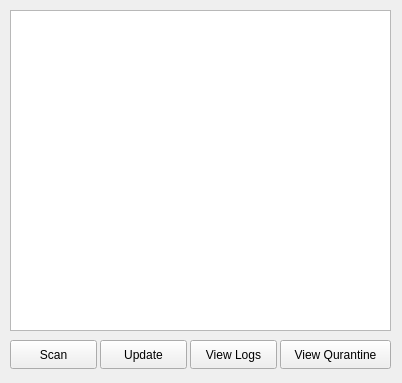
<?xml version="1.0" encoding="UTF-8"?>
<ui version="4.0">
 <class>MainWindow</class>
 <widget class="QMainWindow" name="MainWindow">
  <property name="geometry">
   <rect>
    <x>0</x>
    <y>0</y>
    <width>402</width>
    <height>383</height>
   </rect>
  </property>
  <property name="sizePolicy">
   <sizepolicy hsizetype="Fixed" vsizetype="Fixed">
    <horstretch>0</horstretch>
    <verstretch>0</verstretch>
   </sizepolicy>
  </property>
  <property name="minimumSize">
   <size>
    <width>402</width>
    <height>383</height>
   </size>
  </property>
  <property name="maximumSize">
   <size>
    <width>402</width>
    <height>383</height>
   </size>
  </property>
  <property name="windowTitle">
   <string>pyClamAV-GUI</string>
  </property>
  <property name="windowIcon">
   <iconset resource="resourses.qrc">
    <normaloff>:/clamguard/Gerald-G-Clam-Security-Guard-ico32x32.png</normaloff>:/clamguard/Gerald-G-Clam-Security-Guard-ico32x32.png</iconset>
  </property>
  <widget class="QWidget" name="centralwidget">
   <widget class="QTreeView" name="trvSystem">
    <property name="geometry">
     <rect>
      <x>10</x>
      <y>10</y>
      <width>381</width>
      <height>321</height>
     </rect>
    </property>
   </widget>
   <widget class="QPushButton" name="btnScan">
    <property name="geometry">
     <rect>
      <x>10</x>
      <y>340</y>
      <width>87</width>
      <height>29</height>
     </rect>
    </property>
    <property name="text">
     <string>Scan</string>
    </property>
   </widget>
   <widget class="QPushButton" name="btnUpdate">
    <property name="geometry">
     <rect>
      <x>100</x>
      <y>340</y>
      <width>87</width>
      <height>29</height>
     </rect>
    </property>
    <property name="text">
     <string>Update</string>
    </property>
   </widget>
   <widget class="QPushButton" name="btnViewLogs">
    <property name="geometry">
     <rect>
      <x>190</x>
      <y>340</y>
      <width>87</width>
      <height>29</height>
     </rect>
    </property>
    <property name="text">
     <string>View Logs</string>
    </property>
   </widget>
   <widget class="QPushButton" name="btnViewQuarantine">
    <property name="geometry">
     <rect>
      <x>280</x>
      <y>340</y>
      <width>111</width>
      <height>29</height>
     </rect>
    </property>
    <property name="text">
     <string>View Qurantine</string>
    </property>
   </widget>
  </widget>
 </widget>
 <resources>
  <include location="resourses.qrc"/>
 </resources>
 <connections/>
</ui>
